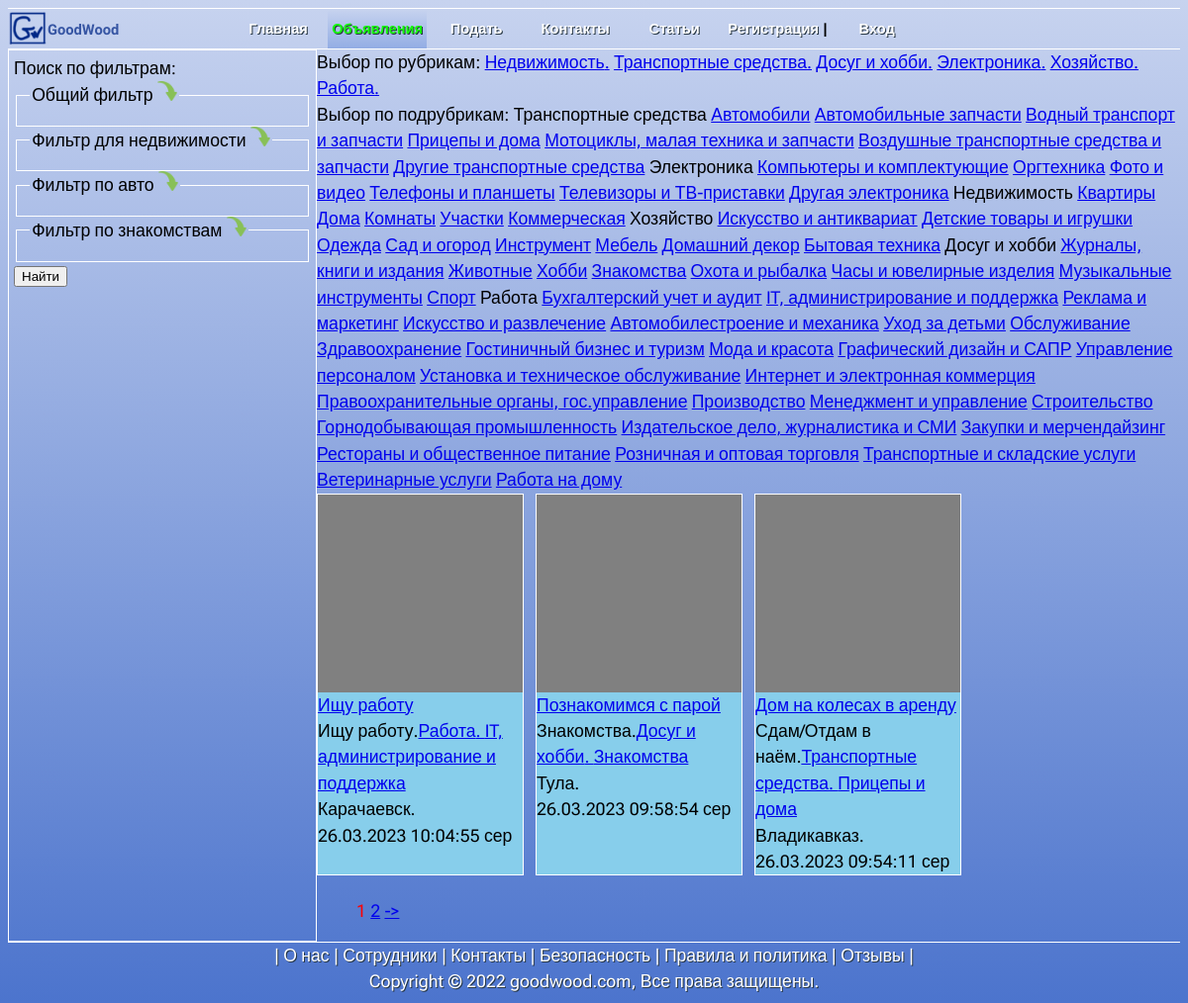
Before: /all_adv/ with the older database file.
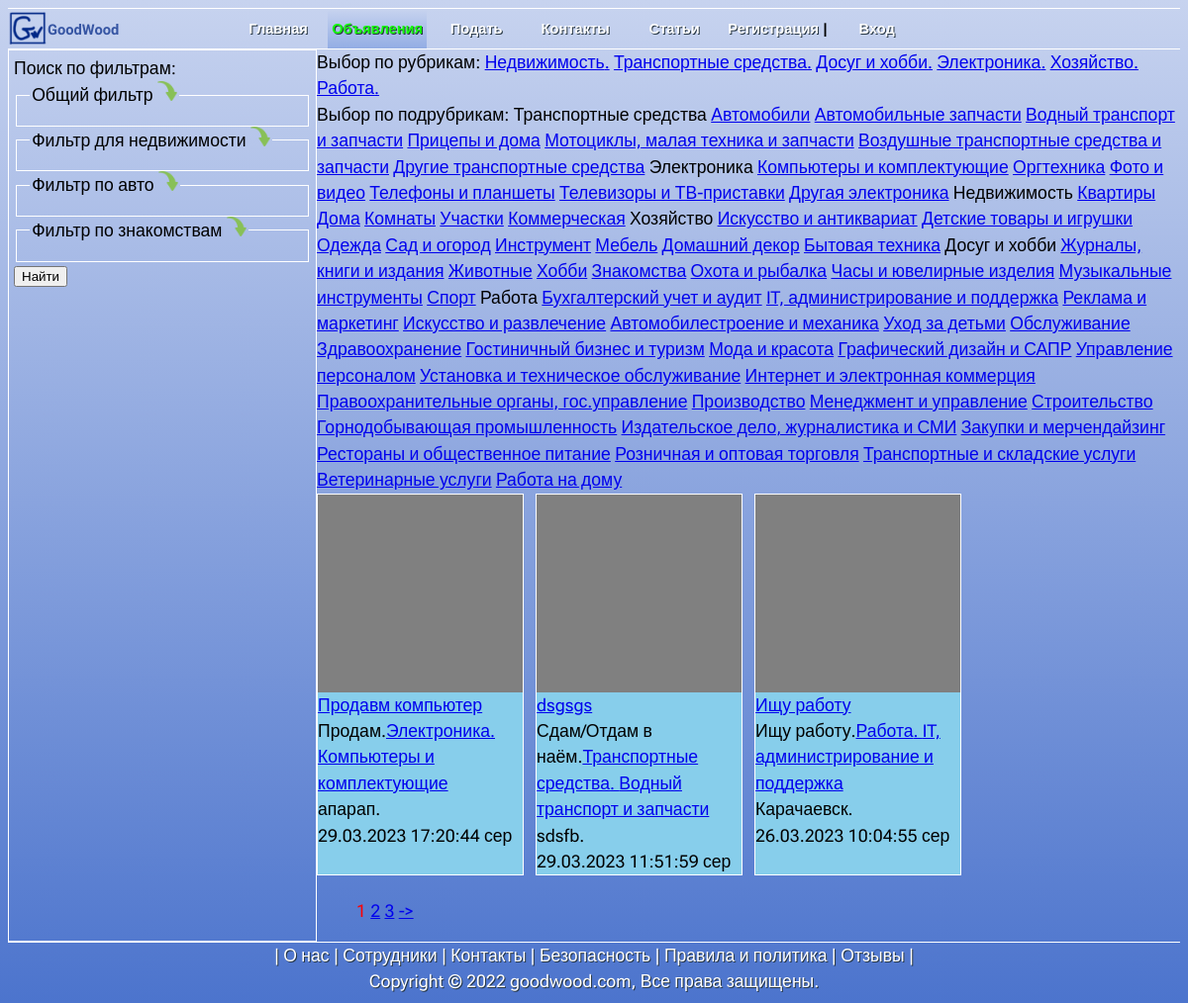
After: the same page with the newer database file.
### all_adv/models.py (models this page shows, shortened)
class Rubric(models.Model):
    name = models.CharField(max_length=45,db_index=True,verbose_name='Название')
    def get_absolute_url(self):
        return reverse('by_rubric',kwargs={'rubric_id': self.id})
    class Meta:
        verbose_name_plural = 'Рубрики'
        verbose_name = 'Рубрика'

class Adv(models.Model):
    is_active = models.BooleanField(default=True,db_index=True)
    title = models.CharField(max_length=50,verbose_name='Заголовок', help_text='Это хелп',db_index=True)
    transaction = models.ForeignKey('Transaction',null=True,on_delete=models.PROTECT, verbose_name='Вид сделки')
    region = models.ForeignKey('Region', null=True, on_delete=models.PROTECT, verbose_name='Регион')
    city = models.CharField(max_length=50, verbose_name='Город',null=True,blank =True,db_index=True)
    district_city = models.CharField(max_length=50, verbose_name='Район города',blank =True, null=True)
    photo = models.ImageField(upload_to='photo/%Y/%m/%d/',
                              null=True, blank=True)
    user_name = models.CharField(max_length=50, verbose_name='Имя',null=True)
    phone_number = models.CharField(max_length=50,null=True,  verbose_name='Телефон')
    content = models.TextField(null=True, max_length=5000,help_text='Не более 5000 символов', verbose_name='Описание',db_index=True)
    price = models.FloatField(null=True,blank =True,verbose_name='Цена',db_index=True)
    rubric = models.ForeignKey('Rubric',null=True,on_delete=models.PROTECT, verbose_name='Рубрика',db_index=True)
    subrubric = models.CharField(max_length=70,blank =True, null=True,choices=SUB_RUBRICS, verbose_name='Подрубрика',db_index=True)
    published = models.DateTimeField(auto_now_add=True, db_index=True, verbose_name='Опубликовано от')
    update = models.DateTimeField(auto_now=True, db_index=True, verbose_name='Изменено  от')
    street = models.CharField(max_length=50, verbose_name='Улица',blank =True,default='',db_index=True)
    floors = models.CharField(max_length=50,null=True,blank =True,verbose_name='Этажей')
    floor = models.CharField(max_length=50,null=True,blank =True,verbose_name='Этаж')
    rooms = models.CharField(max_length=50,null=True,blank =True,verbose_name='Комнат',db_index=True)
    square_rooms = models.FloatField(null=True,blank =True,verbose_name='Площадь комнат',db_index=True)
    square_land = models.FloatField(null=True,blank =True,verbose_name='Площадь земли',db_index=True)
    law_status = models.ForeignKey('LawStatus',blank =True,null=True,on_delete=models.PROTECT, verbose_name='Статус',db_index=True)
    ower = models.ForeignKey('Subject',null=True,blank =True,on_delete=models.PROTECT, verbose_name='Субъект',db_index=True)
    car_mark = models.ForeignKey('CarMark',null=True,blank =True,on_delete=models.PROTECT, verbose_name='Марка',db_index=True)
    car_model = models.CharField(max_length=50, verbose_name='Модель',null=True,blank =True,db_index=True)
    car_year = models.CharField(max_length=50,null=True,blank =True,verbose_name='Год',db_index=True)
    car_fuel = models.ForeignKey('CarFuel',null=True,blank =True,on_delete=models.PROTECT, verbose_name='Топливо',db_index=True)
    car_color = models.CharField(max_length=50, verbose_name='Цвет',null=True,blank =True,db_index=True)
    car_body = models.ForeignKey('CarBody',null=True,on_delete=models.PROTECT, verbose_name='Кузов',blank =True,db_index=True)
    car_actuator = models.ForeignKey('CarActuator',null=True,on_delete=models.PROTECT, verbose_name='Привод',blank =True,db_index=True)
    car_transmission = models.ForeignKey('CarTransmission',null=True,on_delete=models.PROTECT, verbose_name='Коробка',blank =True,db_index=True)
    car_run = models.CharField(max_length=50,null=True,blank =True,verbose_name='Пробег',db_index=True)
    car_engine_capacity = models.FloatField(null=True,blank =True,verbose_name='Объем двигателя',db_index=True)
    who = models.CharField(max_length=50, verbose_name='Кто',null=True,blank =True,db_index=True)
    whom = models.CharField(max_length=50, verbose_name='Кого',null=True,blank =True,db_index=True)
    your_age = models.CharField(max_length=50,null=True,blank =True,verbose_name='Возраст Ваш',db_index=True)
    intention_age = models.CharField(max_length=50,null=True,blank =True,verbose_name='Возраст поиска',db_index=True)
    intention = models.ForeignKey('Intention',null=True,on_delete=models.PROTECT, verbose_name='Намерение',blank =True,db_index=True)
    salary = models.CharField(max_length=50,null=True,blank =True,verbose_name='Зарплата от',db_index=True)
    mode = models.CharField(max_length=50, verbose_name='Режим работы',null=True,blank =True,db_index=True)
    def get_absolute_url(self):
        return reverse('by_rubric',kwargs={'rubric_id': self.rubric_id})
    class Meta:
        verbose_name_plural='Объявления'
        verbose_name = 'Объявление'
        ordering = ['-published']

class Transaction(models.Model):
    name = models.CharField(max_length=21,db_index=True,verbose_name='Вид сделки')
    def __str__(self):
        return self.name
    class Meta:
        verbose_name_plural = 'Вид сделки'
        verbose_name = 'Вид сделки'

### all_adv/views.py (the view)
# urls.py: path('', AllAdvs.as_view(), name='all_advs'),
class AllAdvs(DataMixin,ListView):
    model = Adv
    template_name = 'all_adv/all_advs.html'
    context_object_name = 'advs'
    def get_context_data(self, *, object_list=None, **kwargs):
        context = super().get_context_data(**kwargs)
        send_to_mixin = self.get_user_context(title = 'GoodWood. Все объявления',page='all_advs')
        context = dict(list(context.items()) + list(send_to_mixin.items()))
        return context
    def get_queryset(self):
        return Adv.objects.filter(is_active=True).select_related('rubric','transaction')

### all_adv/templatetags/all_adv_tags.py (called while the page is built)
@register.simple_tag()
def get_rubrics():
    return Rubric.objects.all()

### all_adv/utils.py (called while the page is built)
    def get_user_context(self,**kwargs):
        context = kwargs
        context['menu'] = menu
        context['SUB_RUBRICS_ARR'] = SUB_RUBRICS_ARR
        context['RUBRIC_ARR'] = RUBRIC_ARR
        return  context

### all_adv/templates/all_adv/all_advs.html
{% extends "./base.html" %}
{% load all_adv_tags %}
{% block content %}
<div>
{% get_rubrics as rubrics %}
     Выбор по рубрикам:
    {% for rubric in  rubrics %}
        <a href="{{rubric.get_absolute_url}}">{{rubric.name}}.</a>
    {% endfor %}<br>
    Выбор по подрубрикам:
    {% for r in SUB_RUBRICS_ARR %}
        {% if r in RUBRIC_ARR %}
            {{r}}
        {% else %}
            <a href="{% url 'by_subrubric' r %} ">{{r}}</a>
        {% endif  %}
    {% endfor %}
</div >
<div class="cards_block">
{% for adv in  page_obj %}
    <div class="adv-card">
            <div class="card_photo_main"></div>
            {% if adv.rooms %}
                <div><a href="{% url 'adv' adv.id %}">{{ adv.title }}</a> {{ adv.rooms }}-ком.кв. </div>
           {% else %}
                <div><a href="{% url 'adv' adv.id %}">{{ adv.title }}</a>  </div>
        {% endif %}
            <div>{{adv.transaction}}.<a href="{{adv.get_absolute_url}}">{{ adv.rubric.name }}. </a><a href="{% url 'by_subrubric'  adv.subrubric   %} ">
                {{adv.subrubric}}</a></div>
            <div>{{ adv.city }}. {{ adv.street}}</div>
            <div>{{ adv.published|date:"d.m.Y H:i:s" }}     сер</div>
    </div>
{% endfor %}
</div>
{% endblock %}

Changed rows visible on the page:
no longer on this page (row unchanged): Adv: title "Познакомимся с парой", transaction "Знакомства", rubric.name "Досуг и хобби", subrubric "Знакомства", city "Тула", published "26.03.2023 09:58:54"
no longer on this page (row unchanged): Adv: title "Дом на колесах в аренду", transaction "Сдам/Отдам в наём", rubric.name "Транспортные средства", subrubric "Прицепы и дома", city "Владикавказ", published "26.03.2023 09:54:11"
added Adv: title "Продавм компьютер", transaction "Продам", rubric.name "Электроника", subrubric "Компьютеры и комплектующие", city "апарап", published "29.03.2023 17:20:44"
added Adv: title "dsgsgs", transaction "Сдам/Отдам в наём", rubric.name "Транспортные средства", subrubric "Водный транспорт и запчасти", city "sdsfb", published "29.03.2023 11:51:59"
Other visible differences:
new list line: "3"
